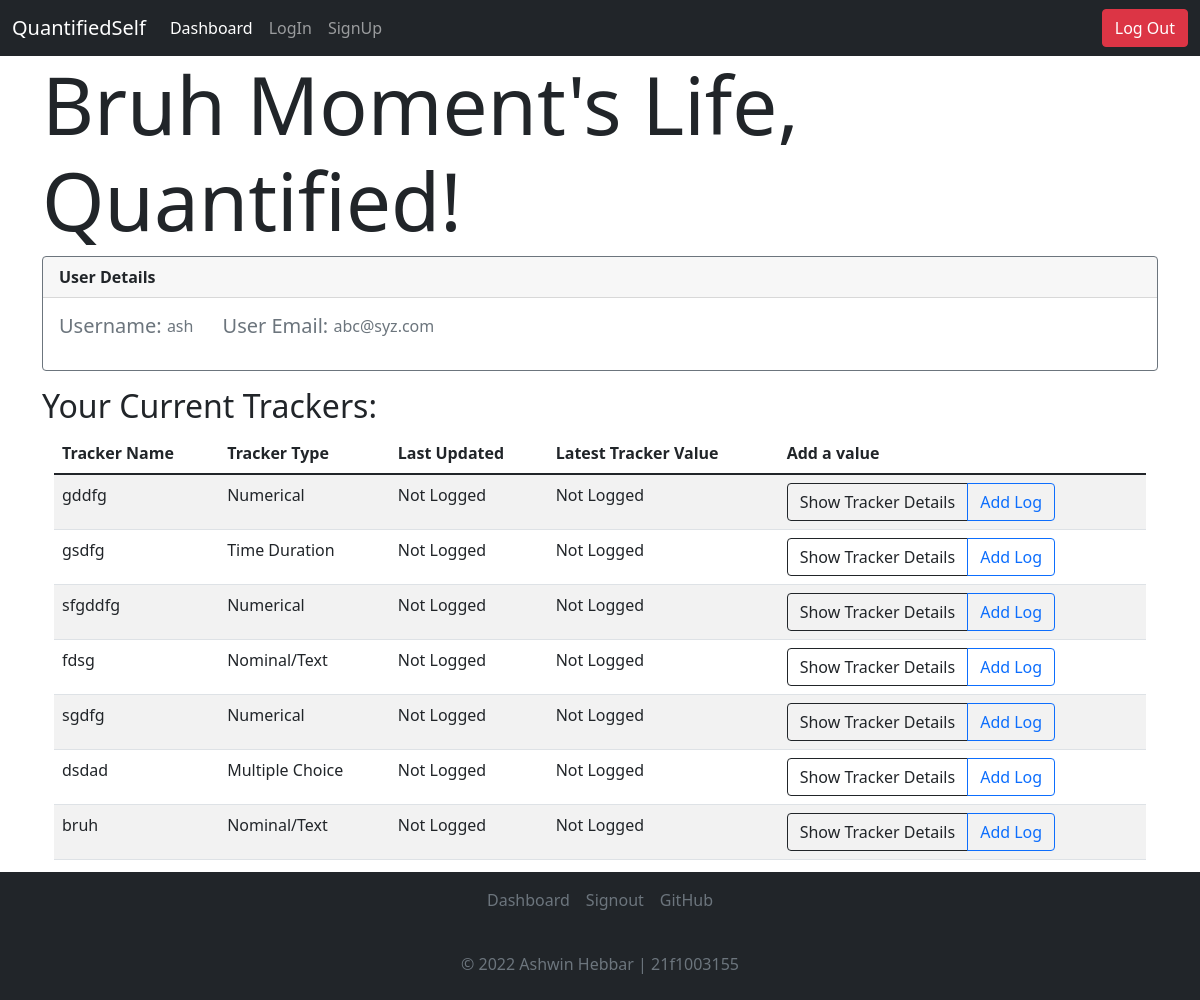
The page /dashboard (signed in) on the database its author committed.
### application/models.py (models this page shows)
class User(UserMixin, db.Model):
    __tablename__ = 'user'
    id = db.Column(db.Integer, autoincrement=True, primary_key=True)
    fname = db.Column(db.String, nullable=False)
    lname = db.Column(db.String, nullable=False)
    name = db.Column(db.String, unique=True, nullable=False)
    password = db.Column(db.String, nullable=False)
    email = db.Column(db.String)

class Tracker(db.Model):
    __tablename__ = 'tracker'
    id = db.Column(db.Integer, autoincrement=True, primary_key=True)
    userid = db.Column(db.Integer, db.ForeignKey("user.id"))
    name = db.Column(db.String, nullable=False)
    type = db.Column(db.Integer, nullable = False)
    choices = db.Column(db.String)
    details = db.Column(db.String)
    time = db.Column(db.String, nullable=False)

### application/methods.py (the view)
@app.route("/dashboard")
@login_required
def details():
    tlist = Tracker.query.filter_by(userid=current_user.id).all()
    all_track = []
    for tracker in tlist:
        current_track = []
        current_track.append(tracker.id)  # 0
        current_track.append(tracker.name)  # 1
        current_track.append(tracker_type(tracker.type))  # 2
        l = Logs.query.filter_by(tid=tracker.id, userid=current_user.id).order_by(
            Logs.time.desc()).first()
        try:
            current_track.append(l.time)  # 3
        except:
            current_track.append("Not Logged")
        try:
            current_track.append(l.value)  # 4
        except:
            current_track.append("Not Logged")
        all_track.append(current_track)
    all_track = sorted(all_track, key=lambda x: x[3], reverse=True)
    return render_template("dashboard.html", userid = current_user.id,  username=current_user.name, all_track=all_track, uname = current_user.fname + " " + current_user.lname, userdet = current_user)

### application/methods.py (called while the page is built)
def tracker_type(n):
    n = int(n)
    if(n == 1):
        return "Numerical"
    elif(n == 2):
        return "Multiple Choice"
    elif(n == 3):
        return "Time Duration"
    elif(n == 4):
        return "Boolean"
    elif(n == 5):
        return "Nominal/Text"

### main.py (called while the page is built)
@login_manager.user_loader
def load_user(user_id):
  return User.query.get(int(user_id))

### templates/dashboard.html (shortened to what this page needs)
<!DOCTYPE html>
<html lang="en">
<head>
    <link href="https://cdn.jsdelivr.net/npm/bootstrap@5.1.3/dist/css/bootstrap.min.css" rel="stylesheet"
>
</head>
<body>
    <nav class="navbar navbar-expand-lg navbar-dark bg-dark">
        <div class="container-fluid">
          <a class="navbar-brand" href="#">QuantifiedSelf</a>
          <div class="collapse navbar-collapse">
            <ul class="navbar-nav me-auto mb-2 mb-lg-0">
              <li class="nav-item">
                <a class="nav-link active" aria-current="page" href="/dashboard">Dashboard</a>
              </li>
              <li class="nav-item">
                <a class="nav-link" href="/login">LogIn</a>
              </li>
              <li class="nav-item">
                <a class="nav-link" href="/signup">SignUp</a>
              </li>
            </ul>
        </div>
        <button type="button" onclick="document.location='/logout'" class="btn btn-danger">Log Out</button>
        </div>
      </nav>
    <div class="container">
        <h1 class="display-1">{{uname}}'s Life, Quantified!</h1>
        <div class="card border-secondary mb-3" style="max-width: 100%;">
            <div class="card-header"><b>User Details</b></div>
            <div class="card-body text-secondary d-flex flex-row">
              <h5 class="card-title">Username:&nbsp;</h5>
              <p class="card-text">{{userdet.name}}</p>&nbsp;&nbsp;&nbsp;&nbsp;&nbsp;&nbsp;&nbsp;
              <h5 class="card-title">User Email:&nbsp;</h5>
              <p class="card-text">{{userdet.email}}</p>
            </div>
        </div>
        <h2>Your Current Trackers:</h2>
        <div class = "container">
            <table class="table table-striped">
                <thead>
                    <tr>
                        <th scope="col">Tracker Name</th>
                        <th scope="col">Tracker Type</th>
                        <th scope="col">Last Updated</th>
                        <th scope="col">Latest Tracker Value</th>
                        <th scope="col">Add a value</th>
                    </tr>
                </thead>
                <tbody>
                    {% for tracker in all_track %}
                    <tr v-for="tracker in trackers">
                        <td>{{tracker[1]}}</td>
                        <td>{{tracker[2]}}</td>
                        <td>{{tracker[3]}}</td>
                        <td>{{tracker[4]}}</td>
                        <td>
                            <div class="btn-group" role="group" aria-label="Basic outlined example">
                                <button type="button" onclick="document.location= '/dashboard/{{tracker[0]}}/details'"
                                    class="btn btn-outline-dark">Show Tracker Details</button>
                                <button type="button" onclick="document.location= '/dashboard/{{tracker[0]}}/log'"
                                    class="btn btn-outline-primary">Add Log</button>
                            </div>
                        </td>
                    </tr>
                    {% endfor %}
                </tbody>
            </table>
            <div class="container">
                <button type="button" onclick="document.location='/dashboard/create_tracker'"
                    class="btn btn-primary">Add a new Tracker</button>
            </div>
            <br>
            <button type="button" onclick="document.location='/{{userid}}/edit'" class="btn btn-warning">Update User
                Details</button>
                <button type="button" onclick="document.location='/{{userid}}/delete'" class="btn btn-danger">Delete {{username}}'s profile!!</button><br>
        </div>
    </div>
    <br>
    <div class="navbar fixed-bottom  bg-dark d-flex flex-column">
        <footer style="bottom: 0; width: 100%;">
            <ul class="nav d-flex justify-content-center pb-3 mb-3 align-items-center justify-content-center">
                <li class="nav-item"></li><a href="/dashboard" class="nav-link px-2 text-muted">Dashboard</a></li>
                <li class="nav-item"><a href="/signout" class="nav-link px-2 text-muted">Signout</a></li>
                <li class="nav-item"><a href="https://github.com/AshwinHebbar314/QuantifiedSelf"
                        class="nav-link px-2 text-muted">GitHub</a></li>
            </ul>
            <p class="text-center text-muted">&copy; 2022 Ashwin Hebbar | 21f1003155</p>
        </footer>
    </div>
</body>
</html>

### rows shown on the page
User: name "ash", email "abc@syz.com"
Tracker: name "gddfg", tracker "Numerical", tracker "Not Logged"
Tracker: name "gsdfg", tracker "Time Duration", tracker "Not Logged"
Tracker: name "sfgddfg", tracker "Numerical", tracker "Not Logged"
Tracker: name "fdsg", tracker "Nominal/Text", tracker "Not Logged"
Tracker: name "sgdfg", tracker "Numerical", tracker "Not Logged"
Tracker: name "dsdad", tracker "Multiple Choice", tracker "Not Logged"
Tracker: name "bruh", tracker "Nominal/Text", tracker "Not Logged"

### other values the page prints
{{ uname }} "Bruh Moment"
